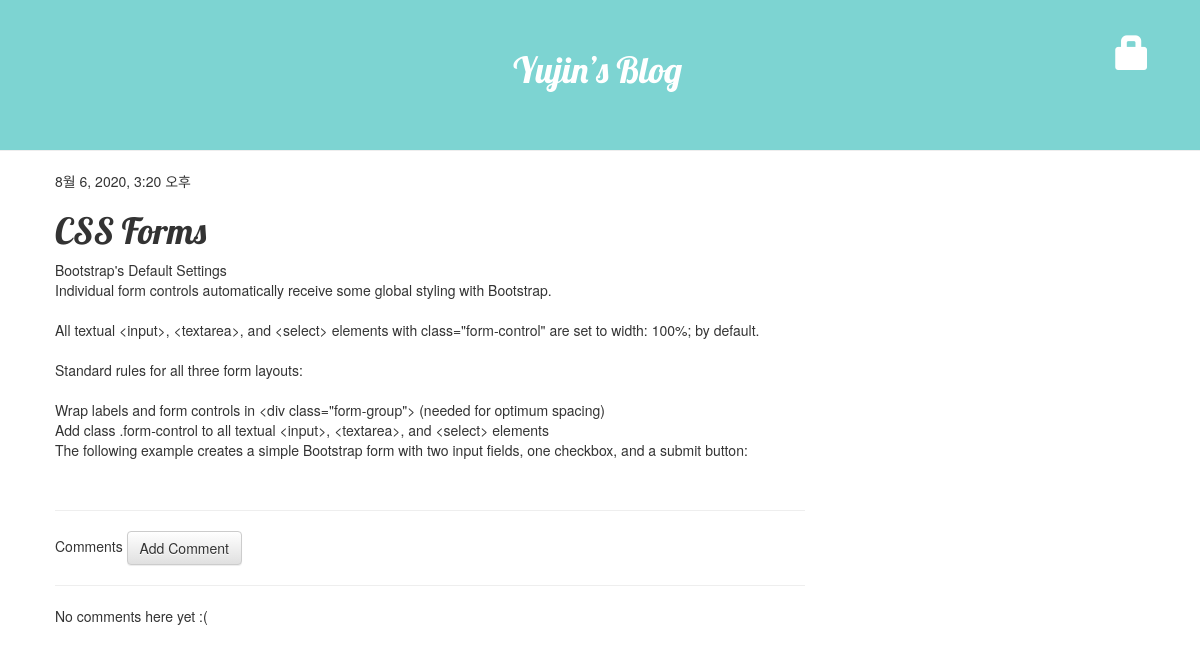
Screenshot of /post/12/ with the database file from the repository.
### blog/models.py (models this page shows, shortened)
class Post(models.Model):
    author = models.ForeignKey('auth.User',on_delete=models.CASCADE) # 글쓴이
    title = models.CharField(max_length=200, validators=[min_length_3_validator]) #제목
    text = models.TextField() # 내용
    created_date = models.DateTimeField(default=timezone.now) # 작성일
    published_date = models.DateTimeField(blank=True, null=True) # 게시일

### blog/views.py (the view)
# urls.py: path('post/<int:pk>/', views.post_detail, name = 'post_detail'),
def post_detail(request, pk):
    post = get_object_or_404(Post, pk=pk)
    return render(request, 'blog/post_detail.html', {'post':post})

### blog/templates/blog/post_detail.html (shortened to what this page needs)
{% extends 'blog/base.html' %}
{% block content %}
      <div class="post">
          {% if post.published_date %}
            <div class="date">
                {{post.published_date}}
            </div>
          {% endif %}
          <h1> {{post.title}}</h1>
          <p> {{post.text|linebreaksbr }}</p>
      </div>
    <hr>Comments
    <a class="btn btn-default" href="{% url 'add_comment_to_post' pk=post.pk %}">Add Comment</a>
    <hr>
    {% for comment in post.comments.all %}
    <div class="comment">
        <div class="date">
            {{ comment.created_date }}
            {% if not comment.approved_comment %}
                <a class="btn btn-default" href="{% url 'comment_remove' pk=comment.pk %}">
                    <span class="glyphicon glyphicon-remove"></span></a>
                <a class="btn btn-default" href="{% url 'comment_approve' pk=comment.pk %}">
                 <span class="glyphicon glyphicon-ok"></span></a>
            {% endif %}
        </div>
        <strong>{{ comment.author }}</strong>
        <p>{{ comment.text|linebreaks }} <hr></p>
    </div>
    {% empty %}
        <p>No comments here yet :( </p>
    {% endfor %}
{% endblock %}

### blog/static/css/blog.css (style rules this page uses)
h1,h2,h3,h4 { font-family: 'Lobster', cursive; }
.post { margin-bottom : 50px; }

### rows the page displays
Post: published_date "8월 6, 2020, 3:20 오후", title "CSS Forms", text "Bootstrap's Default Settings Individual form controls automatically receive some global styling with Bootstrap. All textual <input>, <textarea>, and <select> elements with class=\"form-control\" are set to width: 100%; by default. Standard rules for all three form layouts: Wrap labels and form controls in <div class=\"form-group\"> (needed for optimum spacing) Add class .form-control to all textual <input>, <textarea>, and <select> elements The following example creates a simple Bootstrap form with two input fields, one checkbox, and a submit button:"
